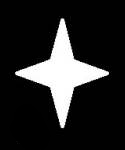
#> input picture OpenCV/star.jpg, 125 x 150 px, found by its file name
$ python TestAdvContours.py   (Python 2 division)   (older library calls are emulated)
#> lines starting #> are read from the running program, lines starting #| are printed output that depends on the picture; after the words box and inside, x2 and y2 are one past the last pixel; in counts of white or black regions, pixels touching at a corner belong together; long printed decimals are rounded
import cv2
import numpy as np

img1 = cv2.imread('C:/Users/kjmac/Documents/GitHub/TinMan2016/OpenCV/star.jpg')
#> img1 is the input picture: shape (150, 125, 3); min 0, max 255, mean 39.6
img2 = cv2.imread('C:/Users/kjmac/Documents/GitHub/TinMan2016/OpenCV/star2.jpg')
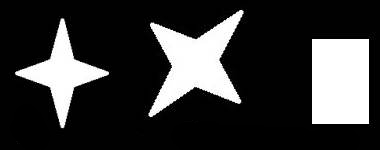
#> input picture OpenCV/star2.jpg, 380 x 150 px, found by its file name
#> img2 is the input picture: shape (150, 380, 3); min 0, max 255, mean 56.1
hsv1 = cv2.cvtColor(img1, cv2.COLOR_BGR2HSV)
#> hsv1: shape (150, 125, 3); mean H, S, V 0, 0, 39.6
hsv2 = cv2.cvtColor(img2, cv2.COLOR_BGR2HSV)
#> hsv2: shape (150, 380, 3); mean H, S, V 0, 0, 56.1

lower = np.array([0, 0, 127])
upper = np.array([255, 25, 255])
thresh = cv2.inRange(hsv1, lower, upper)
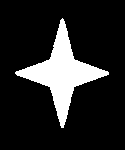
#> thresh: shape (150, 125); 15.3% white; 1 white region, box (x1, y1, x2, y2) and area: (15, 18, 109, 128) 2864
thresh2 = cv2.inRange(hsv2, lower, upper)
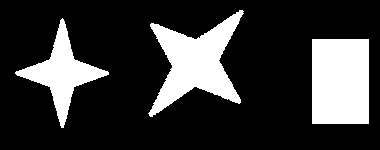
#> thresh2: shape (150, 380); 21.8% white; 3 white regions

cntImage, contours, hiearchy = cv2.findContours(thresh,cv2.RETR_TREE,cv2.CHAIN_APPROX_SIMPLE)
#> contours = 1 contour; box (x1, y1, x2, y2) and area: (15, 18, 109, 128) 2710; hiearchy = [[-1, -1, -1, -1]]
testContour = contours[0]
#> testContour = contour of 195 points, box (x1, y1, x2, y2) (15, 18, 109, 128), area 2710

cntImage, contours, hiearchy = cv2.findContours(thresh2,cv2.RETR_TREE,cv2.CHAIN_APPROX_SIMPLE)
#> contours = 3 contours; box (x1, y1, x2, y2) and area: (312, 39, 369, 124) 4704, (148, 10, 244, 117) 4507, (15, 18, 109, 128) 2710; hiearchy = [[1, -1, -1, -1], [2, 0, -1, -1], [-1, 1, -1, -1]]
bestContour = -1
prevMatchVal = 1.0
for i in range(0,len(contours)):
    thisMatchVal = cv2.matchShapes(testContour, contours[i], 1, 0.0)
    print thisMatchVal
    if thisMatchVal < prevMatchVal:
        bestContour = contours[i]
        prevMatchVal = thisMatchVal
#> this loop made 3 passes
#> (thisMatchVal, bestContour, prevMatchVal) on pass 1: (0.331, [[312, 39], [312, 123], [368, 123], [368, 39]], 0.331)
#> (thisMatchVal, prevMatchVal) on pass 2: (0, 0)
#| 0.3309
#| 0.0
#| 0.009748
#> after the loop, bestContour has the same summary as testContour; prevMatchVal = 0


cv2.drawContours(img1, [testContour], 0, (0,255,0), 3)
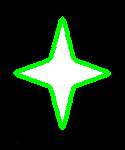
#> img1: shape (150, 125, 3); 8.03% of pixels changed, all inside (x1, y1, x2, y2) = (13, 16, 111, 130)
cv2.drawContours(img2, [bestContour], 0, (0,255,0), 3)
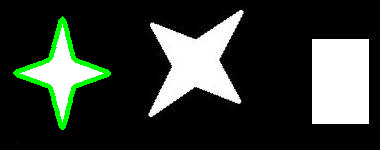
#> img2: shape (150, 380, 3); 2.64% of pixels changed, all inside (x1, y1, x2, y2) = (13, 16, 111, 130)
cv2.imshow('Match To',img1)
cv2.imshow('Match File',img2)
print prevMatchVal
#| 0.0
cv2.waitKey()
